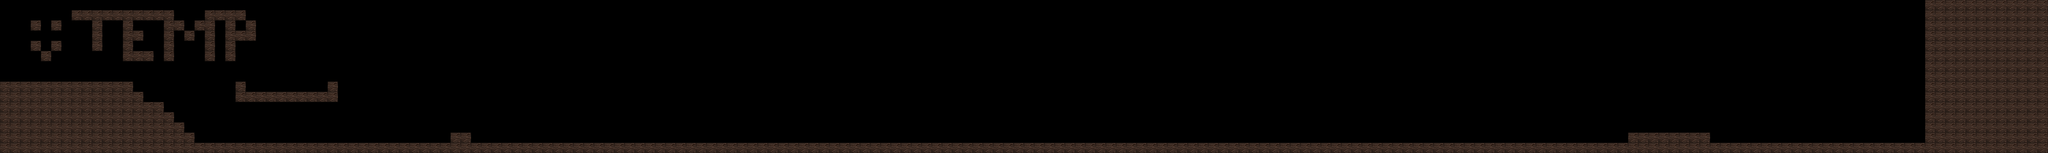

This game map was drawn from its Tiled (.tmx) file and the tilesets committed beside it. A one-line description and the trimmed map source follow:
An orthogonal 200x15 tile map with 32x32 px tiles, 1 tile layer (Collision) and 9 objects (7x Snail, ScrollingBackground, Player).

<map version="1.0" tiledversion="1.1.2" orientation="orthogonal" renderorder="right-down" width="200" height="15" tilewidth="32" tileheight="32" infinite="0" nextobjectid="12">
 <properties>
  <property name="clouds" value="assets/prehistoric.png" />
  <property name="player" value="assets/player.png" />
  <property name="snail" value="assets/snail.png" />
 </properties>
 <tileset firstgid="1" name="blocks1" tilewidth="32" tileheight="32" spacing="2" margin="2" tilecount="198" columns="18">
  <image source="blocks1.png" width="614" height="376" />
 </tileset>
 <objectgroup name="Object Layer 2">
  <object id="1" name="Background" type="ScrollingBackground" x="0" y="0" width="32" height="32">
   <properties>
    <property name="animSpeed" value="0.2" />
    <property name="numFrames" value="1" />
    <property name="textureHeight" value="480" />
    <property name="textureID" value="clouds" />
    <property name="textureWidth" value="640" />
   </properties>
  </object>
 </objectgroup>
 <layer name="Collision" width="200" height="15">
  <properties>
   <property name="collidable" value="true" />
  </properties>
  <data>[3000 cells, 534 non-empty, 1 distinct tile ids]</data>
 </layer>
 <objectgroup name="Object Layer 1">
  <object id="2" name="Player" type="Player" x="286" y="186" width="40" height="60">
   <properties>
    <property name="numFrames" value="3" />
    <property name="textureHeight" value="60" />
    <property name="textureID" value="player" />
    <property name="textureWidth" value="40" />
   </properties>
  </object>
  <object id="3" name="Snail" type="Snail" x="1011" y="408" width="32" height="32">
   <properties>
    <property name="numFrames" value="4" />
    <property name="textureHeight" value="34" />
    <property name="textureID" value="snail" />
    <property name="textureWidth" value="34" />
   </properties>
  </object>
  <object id="4" name="Snail" type="Snail" x="1748" y="407" width="32" height="32">
   <properties>
    <property name="numFrames" value="4" />
    <property name="textureHeight" value="34" />
    <property name="textureID" value="snail" />
    <property name="textureWidth" value="34" />
   </properties>
  </object>
  <object id="5" name="Snail" type="Snail" x="2193" y="406" width="32" height="32">
   <properties>
    <property name="numFrames" value="4" />
    <property name="textureHeight" value="34" />
    <property name="textureID" value="snail" />
    <property name="textureWidth" value="34" />
   </properties>
  </object>
  <object id="6" name="Snail" type="Snail" x="3102" y="407" width="32" height="32">
   <properties>
    <property name="numFrames" value="4" />
    <property name="textureHeight" value="34" />
    <property name="textureID" value="snail" />
    <property name="textureWidth" value="34" />
   </properties>
  </object>
  <object id="7" name="Snail" type="Snail" x="4117" y="410" width="32" height="32">
   <properties>
    <property name="numFrames" value="4" />
    <property name="textureHeight" value="34" />
    <property name="textureID" value="snail" />
    <property name="textureWidth" value="34" />
   </properties>
  </object>
  <object id="8" name="Snail" type="Snail" x="4767" y="408" width="32" height="32">
   <properties>
    <property name="numFrames" value="4" />
    <property name="textureHeight" value="34" />
    <property name="textureID" value="snail" />
    <property name="textureWidth" value="34" />
   </properties>
  </object>
  <object id="11" name="Snail" type="Snail" x="830" y="244" width="32" height="32">
   <properties>
    <property name="numFrames" value="4" />
    <property name="textureHeight" value="34" />
    <property name="textureID" value="snail" />
    <property name="textureWidth" value="34" />
   </properties>
  </object>
 </objectgroup>
</map>